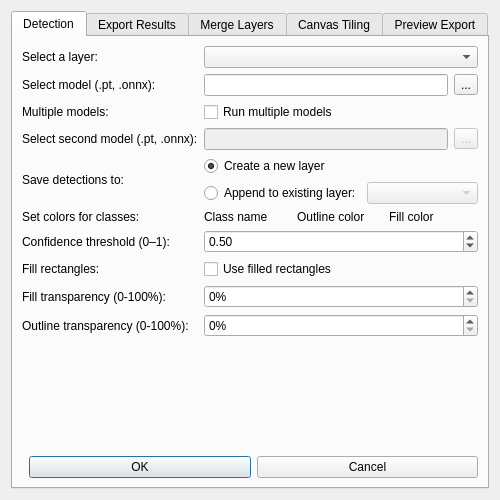
<?xml version="1.0" encoding="UTF-8"?>
<ui version="4.0">
 <class>YOLOModDialogBase</class>
 <widget class="QDialog" name="YOLOModDialogBase">
  <property name="geometry">
   <rect>
    <x>0</x>
    <y>0</y>
    <width>500</width>
    <height>500</height>
   </rect>
  </property>
  <property name="windowTitle">
   <string>YOLO-MOD</string>
  </property>
  <layout class="QVBoxLayout" name="mainVerticalLayout">
   <item>
    <widget class="QTabWidget" name="tabWidget">
     <property name="currentIndex">
      <number>0</number>
     </property>
     <widget class="QWidget" name="tab_detection">
      <attribute name="title">
       <string>Detection</string>
      </attribute>
      <layout class="QVBoxLayout" name="verticalLayout_detection">
       <item>
        <layout class="QGridLayout" name="gridLayout">
         <property name="verticalSpacing">
          <number>6</number>
         </property>
         <item row="0" column="0">
          <widget class="QLabel" name="label_layer">
           <property name="text">
            <string>Select a layer:</string>
           </property>
          </widget>
         </item>
         <item row="0" column="1">
          <widget class="QComboBox" name="comboBox"/>
         </item>
         <item row="1" column="0">
          <widget class="QLabel" name="label_model1">
           <property name="text">
            <string>Select model (.pt, .onnx):</string>
           </property>
          </widget>
         </item>
         <item row="1" column="1">
          <layout class="QHBoxLayout" name="horizontalLayout_model1">
           <item>
            <widget class="QLineEdit" name="lineEdit_model1"/>
           </item>
           <item>
            <widget class="QToolButton" name="toolButton_model1">
             <property name="text">
              <string>...</string>
             </property>
            </widget>
           </item>
          </layout>
         </item>
         <item row="2" column="0">
          <widget class="QLabel" name="label_multiple_models">
           <property name="text">
            <string>Multiple models:</string>
           </property>
          </widget>
         </item>
         <item row="2" column="1">
          <widget class="QCheckBox" name="checkBox_run_multiple">
           <property name="text">
            <string>Run multiple models</string>
           </property>
          </widget>
         </item>
         <item row="3" column="0">
          <widget class="QLabel" name="label_model2">
           <property name="text">
            <string>Select second model (.pt, .onnx):</string>
           </property>
          </widget>
         </item>
         <item row="3" column="1">
          <layout class="QHBoxLayout" name="horizontalLayout_model2">
           <item>
            <widget class="QLineEdit" name="lineEdit_model2">
             <property name="enabled">
              <bool>false</bool>
             </property>
            </widget>
           </item>
           <item>
            <widget class="QToolButton" name="toolButton_model2">
             <property name="enabled">
              <bool>false</bool>
             </property>
             <property name="text">
              <string>...</string>
             </property>
            </widget>
           </item>
          </layout>
         </item>
         <item row="4" column="0">
          <widget class="QLabel" name="label_target_option">
           <property name="text">
            <string>Save detections to:</string>
           </property>
          </widget>
         </item>
         <item row="4" column="1">
          <layout class="QVBoxLayout" name="verticalLayout_target">
           <item>
            <widget class="QRadioButton" name="radio_new_layer">
             <property name="text">
              <string>Create a new layer</string>
             </property>
             <property name="checked">
              <bool>true</bool>
             </property>
            </widget>
           </item>
           <item>
            <layout class="QHBoxLayout" name="horizontalLayout_append">
             <item>
              <widget class="QRadioButton" name="radio_append_layer">
               <property name="text">
                <string>Append to existing layer:</string>
               </property>
              </widget>
             </item>
             <item>
              <widget class="QComboBox" name="comboBox_target_layer">
               <property name="enabled">
                <bool>false</bool>
               </property>
              </widget>
             </item>
            </layout>
           </item>
          </layout>
         </item>
         <item row="5" column="0">
          <widget class="QLabel" name="label_colors">
           <property name="text">
            <string>Set colors for classes:</string>
           </property>
           <property name="margin">
            <number>4</number>
           </property>
          </widget>
         </item>
         <item row="5" column="1">
          <layout class="QVBoxLayout" name="verticalLayout_colors">
           <property name="spacing">
            <number>4</number>
           </property>
           <item>
            <layout class="QHBoxLayout" name="layout_label_headers">
             <item>
              <spacer name="spacer">
               <property name="orientation">
                <enum>Qt::Vertical</enum>
               </property>
               <property name="sizeHint" stdset="0">
                <size>
                 <width>0</width>
                 <height>0</height>
                </size>
               </property>
              </spacer>
             </item>
             <item>
              <widget class="QLabel" name="label_outline_header">
               <property name="text">
                <string>Class name</string>
               </property>
              </widget>
             </item>
             <item>
              <widget class="QLabel" name="label_outline_color_header">
               <property name="text">
                <string>Outline color</string>
               </property>
              </widget>
             </item>
             <item>
              <widget class="QLabel" name="label_fill_header">
               <property name="text">
                <string>Fill color</string>
               </property>
              </widget>
             </item>
            </layout>
           </item>
          </layout>
         </item>
         <item row="6" column="0">
          <widget class="QLabel" name="label_confidence">
           <property name="text">
            <string>Confidence threshold (0–1):</string>
           </property>
          </widget>
         </item>
         <item row="6" column="1">
          <widget class="QDoubleSpinBox" name="spinBox_confidence">
           <property name="minimum">
            <double>0.000000000000000</double>
           </property>
           <property name="maximum">
            <double>1.000000000000000</double>
           </property>
           <property name="singleStep">
            <double>0.050000000000000</double>
           </property>
           <property name="value">
            <double>0.500000000000000</double>
           </property>
          </widget>
         </item>
         <item row="7" column="0">
          <widget class="QLabel" name="label_fill">
           <property name="text">
            <string>Fill rectangles:</string>
           </property>
          </widget>
         </item>
         <item row="7" column="1">
          <widget class="QCheckBox" name="checkBox_fill">
           <property name="text">
            <string>Use filled rectangles</string>
           </property>
          </widget>
         </item>
         <item row="8" column="0">
          <widget class="QLabel" name="label__fill_transparency">
           <property name="text">
            <string>Fill transparency (0-100%):</string>
           </property>
          </widget>
         </item>
         <item row="8" column="1">
          <widget class="QSpinBox" name="spinBox_fill_transparency">
           <property name="suffix">
            <string>%</string>
           </property>
           <property name="minimum">
            <number>0</number>
           </property>
           <property name="maximum">
            <number>100</number>
           </property>
           <property name="value">
            <number>0</number>
           </property>
          </widget>
         </item>
         <item row="9" column="0">
          <widget class="QLabel" name="label_outline_transparency">
           <property name="text">
            <string>Outline transparency (0-100%):</string>
           </property>
          </widget>
         </item>
         <item row="9" column="1">
          <widget class="QSpinBox" name="spinBox_outline_transparency">
           <property name="suffix">
            <string>%</string>
           </property>
           <property name="minimum">
            <number>0</number>
           </property>
           <property name="maximum">
            <number>100</number>
           </property>
           <property name="value">
            <number>0</number>
           </property>
          </widget>
         </item>
        </layout>
       </item>
       <item>
        <spacer name="verticalSpacer_detect">
         <property name="orientation">
          <enum>Qt::Vertical</enum>
         </property>
         <property name="sizeHint" stdset="0">
          <size>
           <width>20</width>
           <height>40</height>
          </size>
         </property>
        </spacer>
       </item>
       <item>
        <layout class="QHBoxLayout" name="horizontalLayout_detect_buttons">
         <item>
          <spacer name="horizontalSpacer_detect">
           <property name="orientation">
            <enum>Qt::Horizontal</enum>
           </property>
          </spacer>
         </item>
         <item>
          <widget class="QPushButton" name="btn_detect_ok">
           <property name="text">
            <string>OK</string>
           </property>
          </widget>
         </item>
         <item>
          <widget class="QPushButton" name="btn_detect_cancel">
           <property name="text">
            <string>Cancel</string>
           </property>
          </widget>
         </item>
        </layout>
       </item>
      </layout>
     </widget>
     <widget class="QWidget" name="tab_export">
      <attribute name="title">
       <string>Export Results</string>
      </attribute>
      <layout class="QVBoxLayout" name="verticalLayout_export">
       <item>
        <layout class="QGridLayout" name="gridLayout_export">
         <item row="0" column="0">
          <widget class="QLabel" name="label_export_dir">
           <property name="text">
            <string>Save to directory:</string>
           </property>
          </widget>
         </item>
         <item row="0" column="1">
          <layout class="QHBoxLayout" name="horizontalLayout_export_dir">
           <item>
            <widget class="QLineEdit" name="lineEdit_export_dir"/>
           </item>
           <item>
            <widget class="QToolButton" name="toolButton_export_dir">
             <property name="text">
              <string>...</string>
             </property>
            </widget>
           </item>
          </layout>
         </item>
        <item row="1" column="0">
          <widget class="QLabel" name="label_options">
           <property name="text">
            <string>Options:</string>
           </property>
          </widget>
         </item>
         <item row="2" column="0">
          <widget class="QLabel" name="label_export_layer">
           <property name="text">
            <string>Export detections from:</string>
           </property>
          </widget>
         </item>
         <item row="2" column="1">
          <widget class="QComboBox" name="comboBox_export_layer"/>
         </item>
         <item row="1" column="1">
          <layout class="QVBoxLayout" name="verticalLayout_export_options">
           <item>
            <widget class="QCheckBox" name="checkBox_save_canvas">
             <property name="text">
              <string>Save current canvas as image</string>
             </property>
            </widget>
           </item>
           <item>
            <widget class="QCheckBox" name="checkBox_save_yolo">
             <property name="text">
              <string>Save detections as YOLO format</string>
             </property>
            </widget>
           </item>
          </layout>
         </item>
        </layout>
       </item>
       <item>
        <spacer name="verticalSpacer_export">
         <property name="orientation">
          <enum>Qt::Vertical</enum>
         </property>
         <property name="sizeHint" stdset="0">
          <size>
           <width>20</width>
           <height>40</height>
          </size>
         </property>
        </spacer>
       </item>
       <item>
        <layout class="QHBoxLayout" name="horizontalLayout_export_buttons">
         <item>
          <spacer name="horizontalSpacer_export">
           <property name="orientation">
            <enum>Qt::Horizontal</enum>
           </property>
          </spacer>
         </item>
         <item>
          <widget class="QPushButton" name="btn_export_save">
           <property name="text">
            <string>Save</string>
           </property>
          </widget>
         </item>
         <item>
          <widget class="QPushButton" name="btn_export_cancel">
           <property name="text">
            <string>Cancel</string>
           </property>
          </widget>
         </item>
        </layout>
       </item>
      </layout>
     </widget>
     <widget class="QWidget" name="tab_merge">
      <attribute name="title">
        <string>Merge Layers</string>
      </attribute>
      <layout class="QVBoxLayout" name="verticalLayout_merge">
        <item>
        <layout class="QGridLayout" name="gridLayout_merge">
          <item row="0" column="0">
          <widget class="QLabel" name="label_merge_from">
            <property name="text">
            <string>Source Layer:</string>
            </property>
          </widget>
          </item>
          <item row="0" column="1">
          <widget class="QComboBox" name="comboBox_merge_from"/>
          </item>
          <item row="1" column="0">
          <widget class="QLabel" name="label_merge_to">
            <property name="text">
            <string>Destination Layer:</string>
            </property>
          </widget>
          </item>
          <item row="1" column="1">
          <widget class="QComboBox" name="comboBox_merge_to"/>
          </item>
        </layout>
        </item>
        <item>
        <spacer name="verticalSpacer_merge">
          <property name="orientation">
          <enum>Qt::Vertical</enum>
          </property>
          <property name="sizeHint" stdset="0">
          <size>
            <width>20</width>
            <height>40</height>
          </size>
          </property>
        </spacer>
        </item>
        <item>
        <layout class="QHBoxLayout" name="horizontalLayout_merge_buttons">
          <item>
          <spacer name="horizontalSpacer_merge">
            <property name="orientation">
            <enum>Qt::Horizontal</enum>
            </property>
          </spacer>
          </item>
          <item>
          <widget class="QPushButton" name="btn_merge_run">
            <property name="text">
            <string>Merge Layers</string>
            </property>
          </widget>
          </item>
          <item>
          <widget class="QPushButton" name="btn_merge_cancel">
            <property name="text">
            <string>Cancel</string>
            </property>
          </widget>
          </item>
        </layout>
        </item>
      </layout>
     </widget>
     <widget class="QWidget" name="tab_tiling">
      <attribute name="title">
        <string>Canvas Tiling</string>
      </attribute>
      <layout class="QVBoxLayout" name="verticalLayout_tiling">
        <item>
        <layout class="QGridLayout" name="gridLayout_tiling">
          <property name="verticalSpacing">
          <number>6</number>
          </property>
          <item row="0" column="0">
          <widget class="QLabel">
            <property name="text"><string>Tile Width (px):</string></property>
          </widget>
          </item>
          <item row="0" column="1">
          <widget class="QSpinBox" name="spinBox_tile_width">
            <property name="maximum"><number>5000</number></property>
            <property name="value"><number>128</number></property>
          </widget>
          </item>
          <item row="1" column="0">
          <widget class="QLabel">
            <property name="text"><string>Tile Height (px):</string></property>
          </widget>
          </item>
          <item row="1" column="1">
          <widget class="QSpinBox" name="spinBox_tile_height">
            <property name="maximum"><number>5000</number></property>
            <property name="value"><number>128</number></property>
          </widget>
          </item>
          <item row="2" column="0">
          <widget class="QLabel">
            <property name="text"><string>Save to:</string></property>
          </widget>
          </item>
          <item row="2" column="1">
          <layout class="QHBoxLayout">
            <item><widget class="QLineEdit" name="lineEdit_tiling_dir"/></item>
            <item>
            <widget class="QToolButton" name="toolButton_tiling_dir">
              <property name="text"><string>...</string></property>
            </widget>
            </item>
          </layout>
          </item>
        </layout>
        </item>
        <item>
        <spacer name="verticalSpacer_tiling">
          <property name="orientation"><enum>Qt::Vertical</enum></property>
          <property name="sizeHint" stdset="0">
          <size><width>20</width><height>40</height></size>
          </property>
        </spacer>
        </item>
        <item>
        <layout class="QHBoxLayout" name="horizontalLayout_tiling_buttons">
          <item>
          <spacer name="hSpacer_tiling">
            <property name="orientation"><enum>Qt::Horizontal</enum></property>
          </spacer>
          </item>
          <item>
          <widget class="QPushButton" name="btn_tiling_run">
            <property name="text"><string>Start Tiling</string></property>
          </widget>
          </item>
          <item>
          <widget class="QPushButton" name="btn_tiling_cancel">
            <property name="text"><string>Cancel</string></property>
          </widget>
          </item>
        </layout>
        </item>
      </layout>
     </widget>
     <widget class="QWidget" name="tab_preview">
      <attribute name="title"><string>Preview Export</string></attribute>
      <layout class="QVBoxLayout" name="verticalLayout_preview">
        <item>
        <layout class="QGridLayout" name="gridLayout_preview">
          <property name="verticalSpacing"><number>6</number></property>
          <item row="0" column="0"><widget class="QLabel"><property name="text"><string>Select Image:</string></property></widget></item>
          <item row="0" column="1">
          <layout class="QHBoxLayout">
            <item><widget class="QLineEdit" name="lineEdit_preview_img"/></item>
            <item><widget class="QToolButton" name="toolButton_preview_img"><property name="text"><string>...</string></property></widget></item>
          </layout>
          </item>
          <item row="1" column="0"><widget class="QLabel"><property name="text"><string>Select YOLO labels:</string></property></widget></item>
          <item row="1" column="1">
          <layout class="QHBoxLayout">
            <item><widget class="QLineEdit" name="lineEdit_preview_txt"/></item>
            <item><widget class="QToolButton" name="toolButton_preview_txt"><property name="text"><string>...</string></property></widget></item>
          </layout>
          </item>
        </layout>
        </item>
        <item>
        <spacer name="vSpacer_preview">
          <property name="orientation"><enum>Qt::Vertical</enum></property>
          <property name="sizeHint" stdset="0">
          <size><width>20</width><height>40</height></size>
          </property>
        </spacer>
        </item>
        <item>
        <layout class="QHBoxLayout" name="horizontalLayout_preview_buttons">
          <item><spacer name="hSpacer_preview"><property name="orientation"><enum>Qt::Horizontal</enum></property></spacer></item>
          <item><widget class="QPushButton" name="btn_preview_run"><property name="text"><string>Preview</string></property></widget></item>
          <item><widget class="QPushButton" name="btn_preview_cancel"><property name="text"><string>Cancel</string></property></widget></item>
        </layout>
        </item>
      </layout>
     </widget>
    </widget>
   </item>
  </layout>
 </widget>
</ui>
